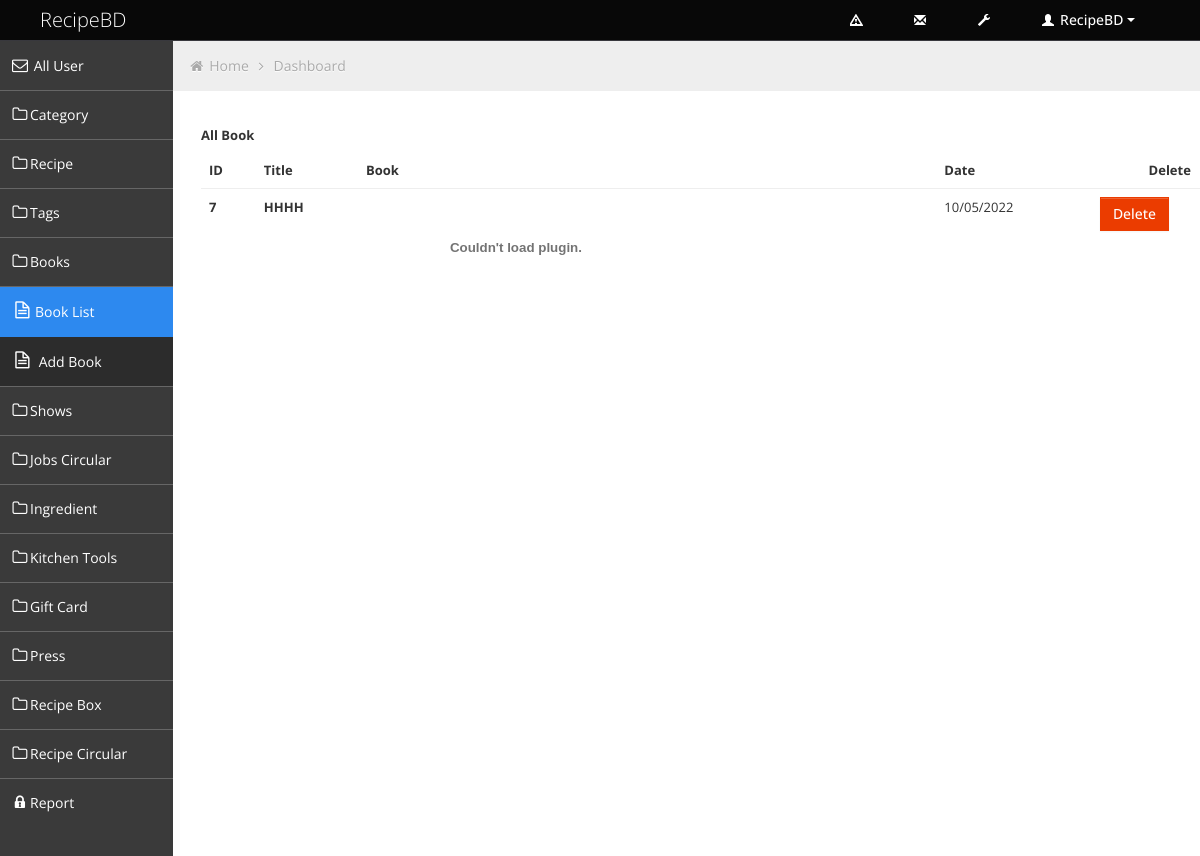
The app's page /admin/all-book.php with its own data.
### tables this page shows
CREATE TABLE `books` (
  `id` int(100) NOT NULL,
  `title` varchar(100) NOT NULL,
  `pdf` varchar(400) NOT NULL,
  `date` varchar(100) NOT NULL DEFAULT '0'
);

### admin/all-book.php (the view, shortened to what this page needs)
<?php include('header.php') ?>
	<div class="container-fluid-full">
	<div class="row-fluid">
<?php include('sidebar.php'); ?>
			<div id="content" class="span10">
			<ul class="breadcrumb">
				<li>
					<i class="icon-home"></i>
					<a href="index.html">Home</a>
					<i class="icon-angle-right"></i>
				</li>
				<li><a href="#">Dashboard</a></li>
			</ul>
           <?php include 'db.php' ?>
           <div class="container my-5">
            <h5 class="py-3">All Book</h5>
            <div class="container">
                <table class="table bg-white " style="font-size: 13px;">
                <thead class="bg-white">
                    <tr>
                        <th scope="col">ID </th>
                        <th scope="col">Title</th>
                        <th scope="col">Book</th>
                        <th scope="col">Date</th>
                        <th scope="col" style="text-align:center;">Delete</th>
                    </tr>
                </thead>
                <tbody class="text-secondary bg-light">
                    <?php
                    $recipe_query ="SELECT * FROM books";
                    $run_recipe_query =mysqli_query($conn,$recipe_query);
                while($all_recipe = mysqli_fetch_assoc($run_recipe_query))
                {?>
                <tr>
                    <td style="font-weight:bold"><?php echo $all_recipe['id'] ?></td>
                    <td style="font-weight:bold"><?php echo $all_recipe['title'] ?></td>
                    <td><embed type="application/pdf" src="pdf/<?php echo $all_recipe['pdf']; ?>" height="100" width="300"></td></td>
                <td><?php echo $all_recipe['date'] ?></td>
                    <td class="text-center"><?php
                        echo"<a href='delete_book.php?id=$all_recipe[id]' class=' btn btn-danger'>Delete</a>";
                            ?>
                    </td>
                </tr>
                <?php   } ?>
                </tbody>
            </table>
            </div>
            </div>
			</div>
	</div>
	</div>
<?php include('footer.php'); ?>

### admin/css/style.css (style rules this page uses)
body { background: #F5F5F5; color: #333; border: none; font-family: 'Open Sans', sans-serif; font-weight: 400; }
h5 { font-size: 13px; line-height: 13px; }
#content { background: #ffffff; filter: none; min-height: 100%; padding: 20px 20px; position: relative; }
.breadcrumb { margin: -28px -28px 28px -28px; line-height: 34px; background: #eee; border: 0px; color: #aaa; -webkit-box-shadow: none; -moz-box-shadow: none; box-shadow: none; -webkit-border-radius: 0px; -moz-border-radius: 0px; border-radius: 0px; }
.breadcrumb a { color: #aaa; text-shadow: 0px 1px 1px #fff; }
.btn { display: inline-block; padding: 6px 12px; margin-bottom: 0; font-size: 14px; font-weight: 500; line-height: 20px; text-align: center; white-space: nowrap; vertical-align: middle; cursor: pointer; border: 1px solid #a7a9aa; -webkit-border-radius: 0px !important; border-radius: 0px !important; }
.btn { color: #ffffff; background-color: #a7a9aa; border-color: #a7a9aa; background-image: none; filter: none; text-shadow: none; }
.btn-danger { background-color: #EB3C00; border-color: #EB3C00; }
.table th, .table td { border-top: 1px solid #eee; }

### admin/css/style-responsive.css (style rules this page uses)
@media (min-width: 1200px) { .container-fluid-full { overflow: hidden; position: relative; height: 100%; } }
@media (min-width: 1200px) { #content { width: 85.578%; padding: 28px; margin: 0px 0px; margin-left: 14.422% !important; } }

### admin/css/halflings.css (style rules this page uses)
html, html .halflings { -webkit-font-smoothing: antialiased !important; }

### records on screen
books: id "7", title "HHHH", date "10/05/2022"
